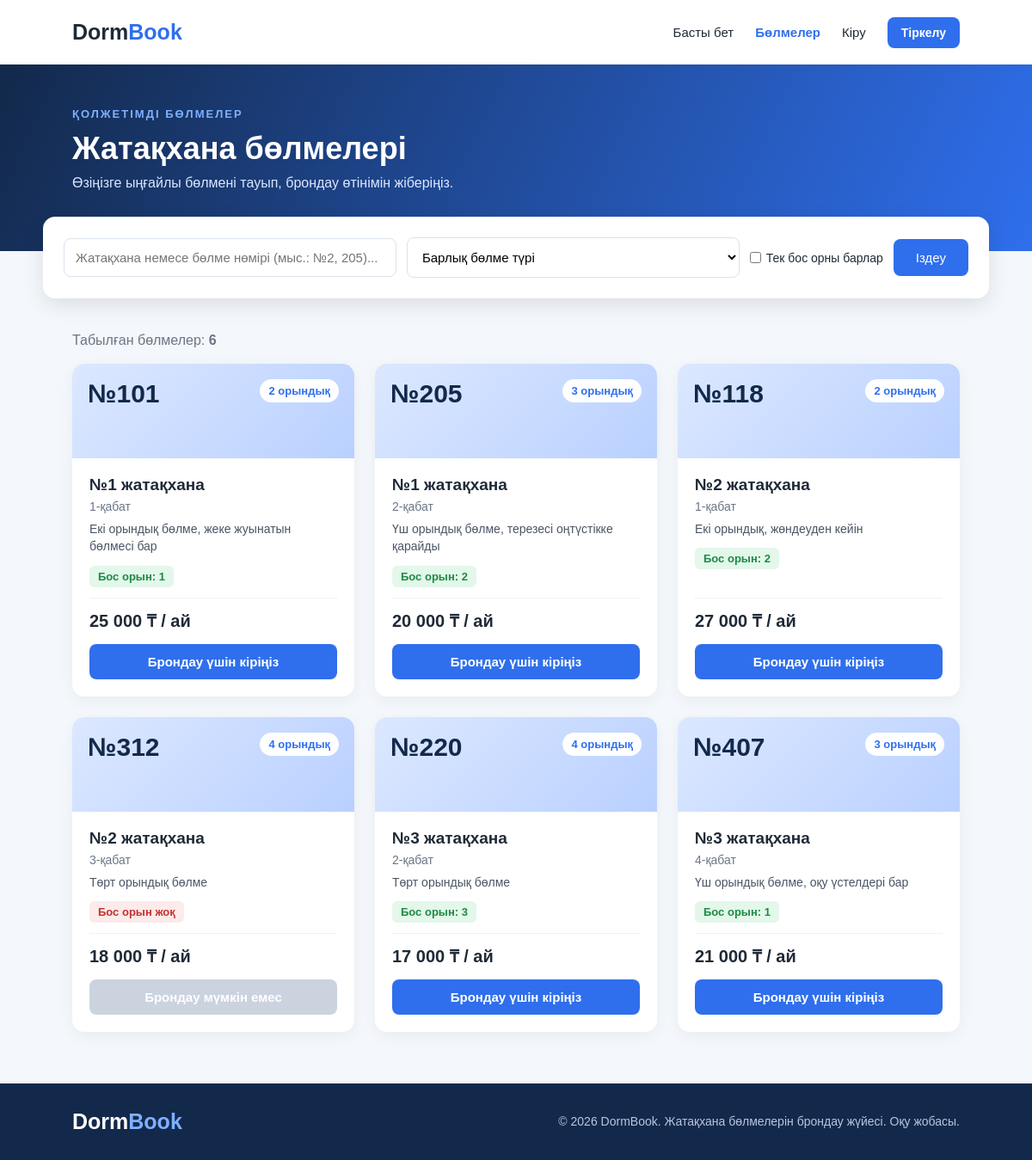
The page /rooms.php on the database its author committed.
### tables this page shows
CREATE TABLE IF NOT EXISTS rooms (
    id INT AUTO_INCREMENT PRIMARY KEY,
    dormitory_id INT NOT NULL,
    room_number VARCHAR(10) NOT NULL,
    floor INT NOT NULL,
    capacity INT NOT NULL,
    free_places INT NOT NULL,
    price_per_month DECIMAL(10, 2) NOT NULL,
    description TEXT,
    UNIQUE (dormitory_id, room_number),
    FOREIGN KEY (dormitory_id) REFERENCES dormitories(id) ON DELETE CASCADE
);

CREATE TABLE IF NOT EXISTS dormitories (
    id INT AUTO_INCREMENT PRIMARY KEY,
    name VARCHAR(100) NOT NULL,
    address VARCHAR(255) NOT NULL,
    floors INT NOT NULL
);

### rooms.php (the view, shortened to what this page needs)
<?php
require_once "db.php";
$search = trim($_GET["search"] ?? "");
$freeOnly = isset($_GET["free"]);
$sql = "SELECT r.*, d.name AS dorm_name
        FROM rooms r
        JOIN dormitories d ON d.id = r.dormitory_id
        WHERE 1 = 1";
$params = [];
$sql .= " ORDER BY d.name, r.room_number";
$stmt = $pdo->prepare($sql);
$stmt->execute($params);
$rooms = $stmt->fetchAll();
include "header.php";
?>
<section class="page-title">
    <p class="subtitle">ҚОЛЖЕТІМДІ БӨЛМЕЛЕР</p>
    <h1>Жатақхана бөлмелері</h1>
    <p>Өзіңізге ыңғайлы бөлмені тауып, брондау өтінімін жіберіңіз.</p>
</section>
<section class="search-section">
    <form method="GET" action="rooms.php" class="search-box">
        <input type="text" name="search"
               placeholder="Жатақхана немесе бөлме нөмірі (мыс.: №2, 205)..."
               value="<?= htmlspecialchars($search, ENT_QUOTES, "UTF-8") ?>">
        <select name="type">
            <option value="">Барлық бөлме түрі</option>
        </select>
        <label class="checkbox">
            <input type="checkbox" name="free" value="1" <?= $freeOnly ? "checked" : "" ?>>
            Тек бос орны барлар
        </label>
        <button type="submit">Іздеу</button>
    </form>
</section>
<section class="rooms-section">
    <p class="result-count">Табылған бөлмелер: <b><?= count($rooms) ?></b></p>
    <div class="rooms-grid">
        <?php foreach ($rooms as $room): ?>
            <article class="room-card">
                <div class="room-top">
                    <span class="room-number">№<?= htmlspecialchars($room["room_number"]) ?></span>
                    <span class="room-type"><?= (int) $room["capacity"] ?> орындық</span>
                </div>
                <div class="room-info">
                    <h3><?= htmlspecialchars($room["dorm_name"]) ?></h3>
                    <p class="room-meta"><?= (int) $room["floor"] ?>-қабат</p>
                    <p class="room-desc"><?= htmlspecialchars($room["description"] ?? "") ?></p>
                    <?php if ($room["free_places"] > 0): ?>
                        <p class="status free">Бос орын: <?= (int) $room["free_places"] ?></p>
                    <?php else: ?>
                        <p class="status busy">Бос орын жоқ</p>
                    <?php endif; ?>
                    <p class="price">
                        <?= number_format($room["price_per_month"], 0, ".", " ") ?> ₸ / ай
                    </p>
                    <?php if ($room["free_places"] <= 0): ?>
                        <button class="book-btn" disabled>Брондау мүмкін емес</button>
                    <?php elseif (!$isLoggedIn): ?>
                        <a href="login.php?need_login=1" class="book-btn">Брондау үшін кіріңіз</a>
                    <?php endif; ?>
                </div>
            </article>
        <?php endforeach; ?>
    </div>
</section>
<?php include "footer.php"; ?>

### header.php (shortened to what this page needs)
<?php
$currentPage = basename($_SERVER["PHP_SELF"]);
$isLoggedIn = isset($_SESSION["user_id"]);
function activeClass($page, $currentPage) {
    return $page === $currentPage ? ' class="active"' : '';
}
?>
<!DOCTYPE html>
<html lang="kk">
<head>
    <link rel="stylesheet" href="style.css">
</head>
<body>
<header class="header">
    <a href="index.php" class="logo">Dorm<span>Book</span></a>
    <nav id="nav">
        <a href="index.php"<?= activeClass("index.php", $currentPage) ?>>Басты бет</a>
        <a href="rooms.php"<?= activeClass("rooms.php", $currentPage) ?>>Бөлмелер</a>
        <?php if ($isLoggedIn): ?>
            <a href="profile.php"<?= activeClass("profile.php", $currentPage) ?>>
                👤 <?= htmlspecialchars($_SESSION["user_name"], ENT_QUOTES, "UTF-8") ?>
            </a>
            <a href="logout.php" class="main-btn small">Шығу</a>
        <?php else: ?>
            <a href="login.php"<?= activeClass("login.php", $currentPage) ?>>Кіру</a>
            <a href="register.php" class="main-btn small">Тіркелу</a>
        <?php endif; ?>
    </nav>
</header>
<main>

### footer.php (shortened to what this page needs)
</main>
<footer class="footer">
    <a href="index.php" class="logo">Dorm<span>Book</span></a>
    <p>© 2026 DormBook. Жатақхана бөлмелерін брондау жүйесі. Оқу жобасы.</p>
</footer>
</body>
</html>

### style.css (style rules this page uses)
* { margin: 0; padding: 0; box-sizing: border-box; }
body { font-family: Arial, sans-serif; color: #1f2a37; background: #f4f7fb; min-height: 100vh; display: flex; flex-direction: column; }
main { flex: 1; }
a { text-decoration: none; color: inherit; }
.header { min-height: 75px; padding: 18px 7%; background: white; display: flex; justify-content: space-between; align-items: center; gap: 20px; box-shadow: 0 2px 10px #0000000a; position: relative; }
.logo { font-size: 25px; font-weight: bold; }
.logo span { color: #2f6fed; }
nav { display: flex; align-items: center; gap: 25px; flex-wrap: wrap; }
nav a { font-size: 15px; }
nav a:hover, nav a.active { color: #2f6fed; }
nav a.active { font-weight: bold; }
.main-btn { display: inline-block; background: #2f6fed; color: white; padding: 13px 22px; border-radius: 8px; font-weight: bold; border: none; cursor: pointer; }
nav a.main-btn, nav a.main-btn:hover { color: white; }
.main-btn.small { padding: 10px 16px; font-size: 14px; }
.subtitle { font-size: 13px; letter-spacing: 2px; font-weight: bold; color: #2f6fed; margin-bottom: 12px; }
.page-title { padding: 50px 7% 70px; background: linear-gradient(115deg, #13294b, #2f6fed); color: white; }
.page-title .subtitle { color: #7fb0ff; }
.page-title h1 { font-size: 36px; margin-bottom: 10px; }
.page-title p { color: #dce7ff; }
.search-section { max-width: 1100px; margin: -40px auto 0; padding: 24px; background: white; border-radius: 14px; box-shadow: 0 8px 25px #0000001a; position: relative; }
.search-box { display: flex; gap: 12px; flex-wrap: wrap; align-items: center; }
.search-box input[type="text"], .search-box select { flex: 1; min-width: 180px; padding: 13px; border: 1px solid #dbe2ec; border-radius: 8px; font-size: 15px; background: white; }
.search-box button { padding: 13px 26px; border: none; border-radius: 8px; background: #2f6fed; color: white; font-size: 15px; cursor: pointer; }
.checkbox { display: flex; align-items: center; gap: 6px; font-size: 14px; cursor: pointer; }
.rooms-section { padding: 40px 7% 60px; }
.result-count { color: #6b7686; margin-bottom: 18px; }
.rooms-grid { display: grid; grid-template-columns: repeat(auto-fill, minmax(280px, 1fr)); gap: 24px; }
.room-card { background: white; border-radius: 14px; overflow: hidden; box-shadow: 0 5px 18px #0000000d; transition: transform 0.2s; display: flex; flex-direction: column; }
.room-top { height: 110px; padding: 18px; background: linear-gradient(135deg, #dce8ff, #b9d0ff); display: flex; justify-content: space-between; align-items: flex-start; }
.room-number { font-size: 30px; font-weight: bold; color: #13294b; }
.room-type { background: white; padding: 6px 10px; border-radius: 20px; font-size: 13px; font-weight: bold; color: #2f6fed; }
.room-info { padding: 20px; display: flex; flex-direction: column; flex: 1; }
.room-info h3 { font-size: 19px; margin-bottom: 6px; }
.room-meta { color: #6b7686; font-size: 14px; margin-bottom: 8px; }
.room-desc { color: #4a5565; font-size: 14px; line-height: 1.45; margin-bottom: 12px; }
.status { align-self: flex-start; padding: 5px 10px; border-radius: 6px; font-size: 13px; font-weight: bold; margin-bottom: 12px; }
.status.free { background: #e3f7ea; color: #1d8a45; }
.status.busy { background: #fdeaea; color: #c53030; }
.price { font-size: 20px; font-weight: bold; margin-bottom: 14px; padding-top: 12px; border-top: 1px solid #eef1f5; margin-top: auto; }
.book-btn { display: block; width: 100%; padding: 12px; border: none; border-radius: 8px; background: #2f6fed; color: white; text-align: center; font-size: 15px; font-weight: bold; cursor: pointer; }
.book-btn:disabled { background: #cbd3df; cursor: not-allowed; }
.footer { background: #13294b; color: white; padding: 30px 7%; display: flex; justify-content: space-between; align-items: center; gap: 15px; flex-wrap: wrap; }
.footer .logo span { color: #7fb0ff; }
.footer p { color: #b8c6e0; font-size: 14px; }

### rows shown on the page
rooms: room_number "101", capacity "2", dormitory.name "№1 жатақхана", floor "1", description "Екі орындық бөлме, жеке жуынатын бөлмесі бар", free_places "1", price_per_month "25 000", shows "Брондау үшін кіріңіз"
rooms: room_number "205", capacity "3", dormitory.name "№1 жатақхана", floor "2", description "Үш орындық бөлме, терезесі оңтүстікке қарайды", free_places "2", price_per_month "20 000", shows "Брондау үшін кіріңіз"
rooms: room_number "118", capacity "2", dormitory.name "№2 жатақхана", floor "1", description "Екі орындық, жөндеуден кейін", free_places "2", price_per_month "27 000", shows "Брондау үшін кіріңіз"
rooms: room_number "312", capacity "4", dormitory.name "№2 жатақхана", floor "3", description "Төрт орындық бөлме", free_places "Бос орын жоқ", price_per_month "18 000"
rooms: room_number "220", capacity "4", dormitory.name "№3 жатақхана", floor "2", description "Төрт орындық бөлме", free_places "3", price_per_month "17 000", shows "Брондау үшін кіріңіз"
rooms: room_number "407", capacity "3", dormitory.name "№3 жатақхана", floor "4", description "Үш орындық бөлме, оқу үстелдері бар", free_places "1", price_per_month "21 000", shows "Брондау үшін кіріңіз"

### other values the page prints
count($rooms) "6"
